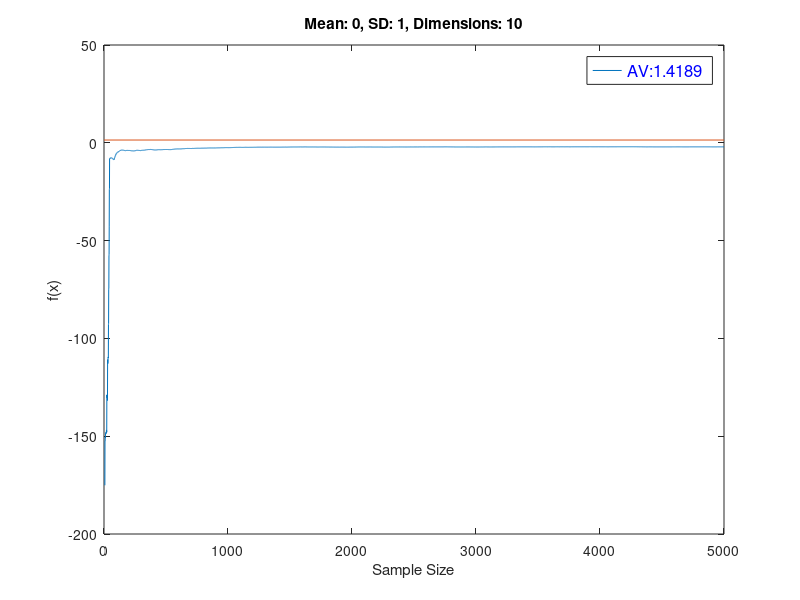

Reproduce this figure in MATLAB.
%Multivariate MCMC
%function for analytic value
f=@(x) .5*log(2*pi*exp(1)*(x));

%initialization
sampleSize=5000;
%dimensions>1
dim=10;
mean=0;
sd=1;
start=zeros(1, dim);

%target distribution, [chainSize 1] vector
pdf=@(x) mvnpdf(x, zeros(1,dim), eye(dim));
%proposal pdf, [chainSize 1] vector
proppdf=@(x,y) prod(mvnpdf(mean, sd));
%random number generator, [chainSize dim] matrix
proprnd=@(x) normrnd(mean, sd, 1, dim);

%gather samples, returns size [sampleSize dim]
sample=mhsample(start, sampleSize, 'logpdf', pdf, 'proppdf', proppdf, 'proprnd', proprnd);

%display expected covariance of samples and determinant of covariance
c=cov(sample);
determinant=det(c)
f(determinant)

%initialize temp to hold samples
temp=zeros(sampleSize, 1);

%for each sample
for i=1:sampleSize
    %calculate covariance and determinant of preceding samples
    sam=sample(1:i, :);
    size(sam);
    co=cov(sam);
    d=det(co);
    temp(i)=f(d);
end
%analytic value
sdi=eye(dim)*sd^2;
analyticVal=f(det(sdi));

%figure;
%hist(sample, 50);

%plotting f(x) at each sample
figure;
plot(1:sampleSize, temp);
hold on;
plot([0 sampleSize], [analyticVal analyticVal]);
hold off;
title(['Mean: ', num2str(mean),', SD: ', num2str(sd),', Dimensions: ', num2str(dim)]);
ylabel('f(x)');
xlabel('Sample Size');
legend({strcat('AV: ', num2str(analyticVal))}, 'FontSize', 12, 'TextColor', 'blue');
